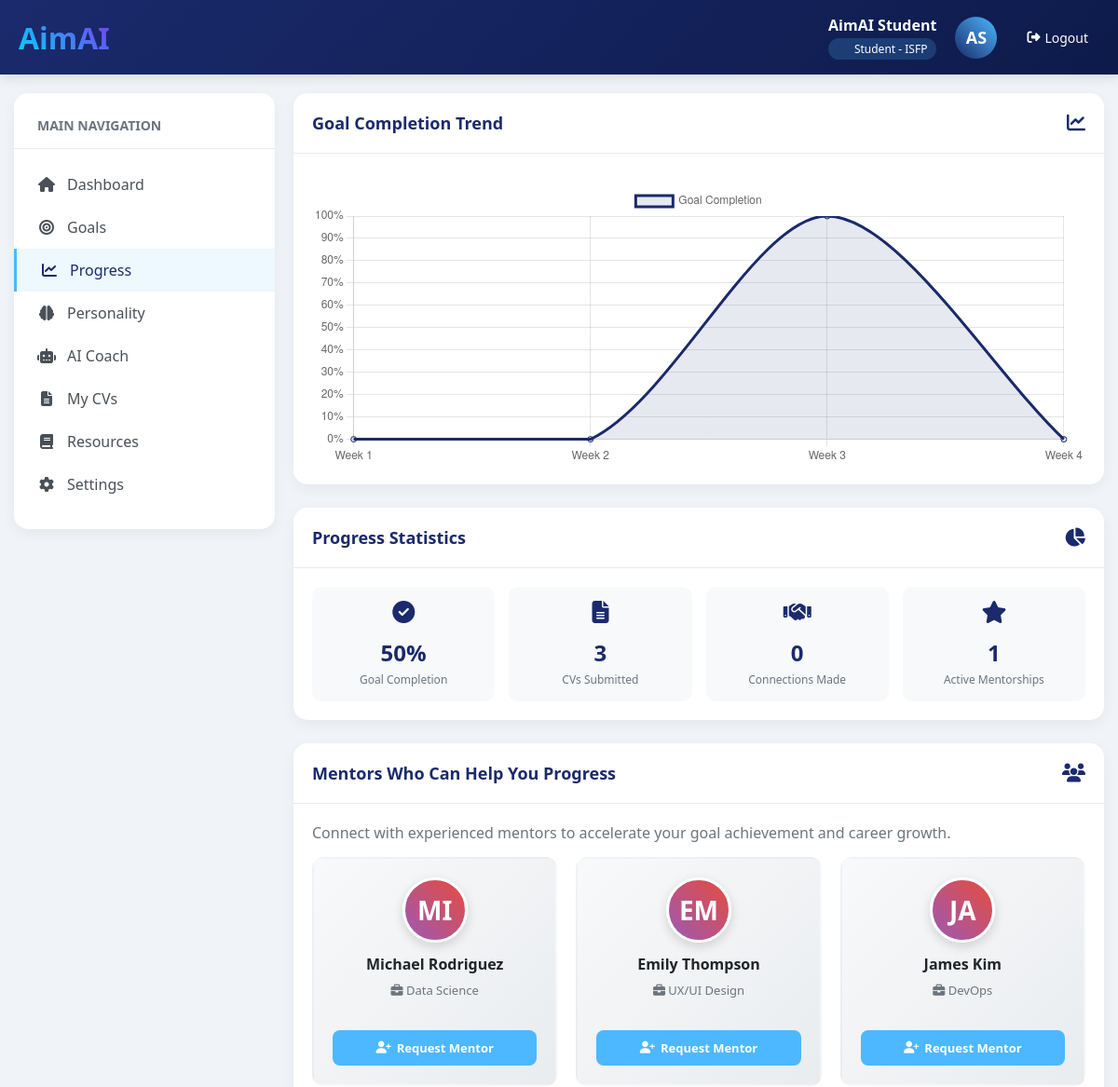
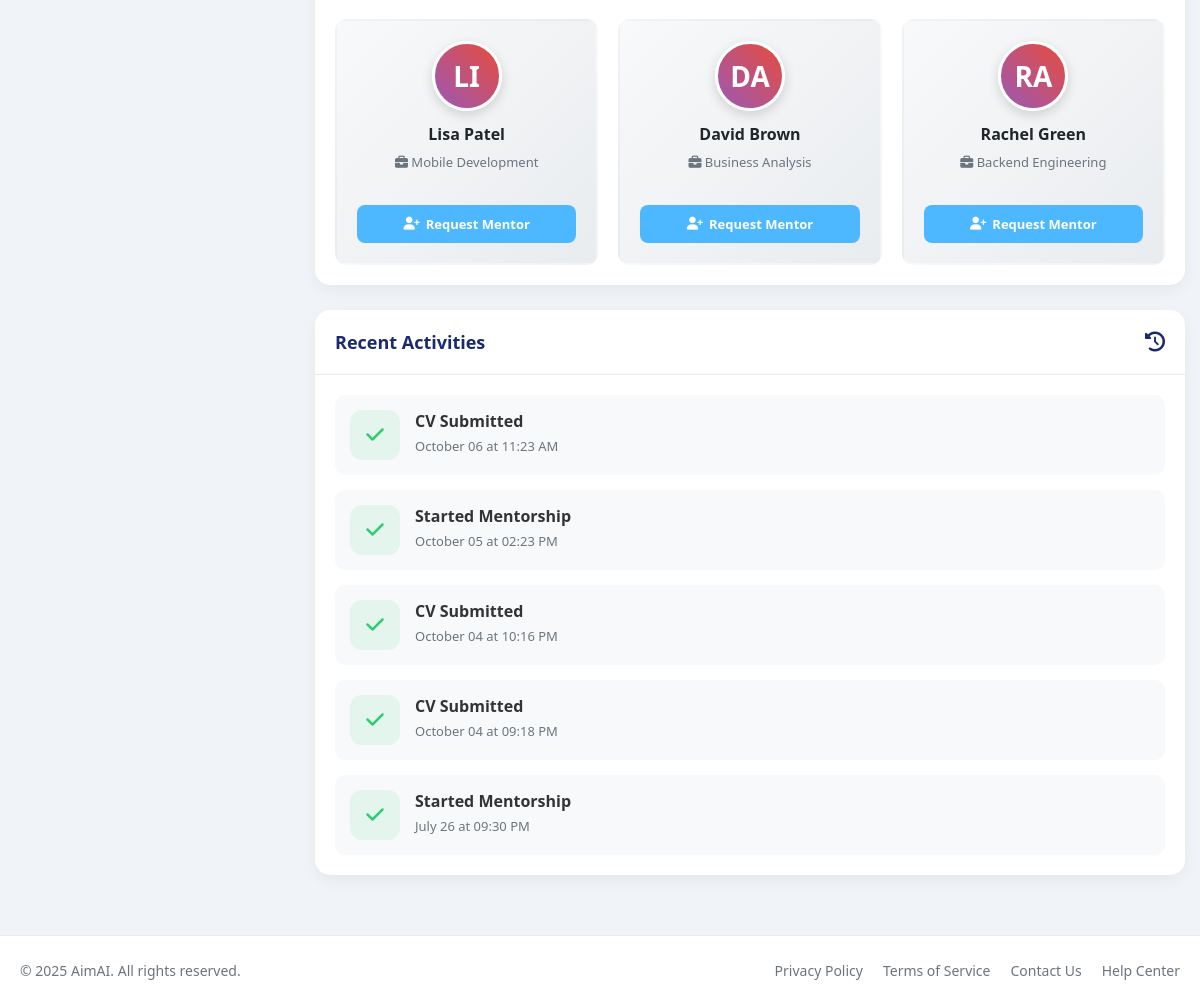
The page /progress.php (signed in) on the database its author committed (2 pictures, top to bottom).
### tables this page shows
CREATE TABLE `users` (
  `user_id` int(11) NOT NULL,
  `username` varchar(50) NOT NULL,
  `email` varchar(100) NOT NULL,
  `password_hash` varchar(255) NOT NULL,
  `personality_type` varchar(50) DEFAULT NULL,
  `created_at` timestamp NOT NULL DEFAULT current_timestamp(),
  `role` enum('student','admin','company','mentor') NOT NULL DEFAULT 'student',
  `status` enum('active','inactive','temporary') NOT NULL DEFAULT 'temporary',
  `specialization` varchar(255) DEFAULT NULL,
  `mentorship_intent` text DEFAULT NULL,
  `company_id` int(11) DEFAULT NULL
);

### progress.php (the view, shortened to what this page needs)
<?php
require 'config.php';
try {
    $stmt = $pdo->prepare("SELECT username, personality_type FROM users WHERE user_id = ?");
    $stmt->execute([$_SESSION['user_id']]);
    $user = $stmt->fetch(PDO::FETCH_ASSOC);
    $stmt = $pdo->prepare("
        SELECT
            (SELECT COUNT(*) FROM motivational_progress WHERE user_id = ? AND progress_status = 'completed') AS goals_completed,
            (SELECT COUNT(*) FROM motivational_progress WHERE user_id = ?) AS total_goals,
            (SELECT COUNT(*) FROM cvs WHERE user_id = ?) AS cvs_submitted,
            (SELECT COUNT(*) FROM company_connections WHERE user_id = ?) AS connections_made,
            (SELECT COUNT(*) FROM mentorships WHERE user_id = ? AND status = 'active') AS mentorships_active
    ");
    $stmt->execute([$_SESSION['user_id'], $_SESSION['user_id'], $_SESSION['user_id'], $_SESSION['user_id'], $_SESSION['user_id']]);
    $stats = $stmt->fetch(PDO::FETCH_ASSOC) ?: [
        'goals_completed'=>0,'total_goals'=>0,'cvs_submitted'=>0,'connections_made'=>0,'mentorships_active'=>0
    ];
    $completion_percentage = ($stats['total_goals'] ?? 0) > 0
        ? (int) round(($stats['goals_completed'] / $stats['total_goals']) * 100)
        : 0;
    $stmt = $pdo->prepare("
        SELECT 'CV Submitted' AS activity, created_at AS activity_date FROM cvs WHERE user_id = ?
        UNION
        SELECT 'Connected with Company' AS activity, connection_date AS activity_date FROM company_connections WHERE user_id = ?
        UNION
        SELECT 'Started Mentorship' AS activity, start_date AS activity_date FROM mentorships WHERE user_id = ?
        ORDER BY activity_date DESC LIMIT 5
    ");
    $stmt->execute([$_SESSION['user_id'], $_SESSION['user_id'], $_SESSION['user_id']]);
    $recent_activities = $stmt->fetchAll(PDO::FETCH_ASSOC);
    $progress_data = [];
    $labels = [];
    for ($i = 3; $i >= 0; $i--) {
        $start_date = date('Y-m-d 00:00:00', strtotime("-$i weeks"));
        $end_date   = date('Y-m-d 23:59:59', strtotime("-$i weeks +6 days"));
        $stmt = $pdo->prepare("
            SELECT
                SUM(progress_status='completed') AS completed,
                COUNT(*) AS total
            FROM motivational_progress
            WHERE user_id = ? AND last_updated BETWEEN ? AND ?
        ");
        $stmt->execute([$_SESSION['user_id'], $start_date, $end_date]);
        $row = $stmt->fetch(PDO::FETCH_ASSOC) ?: ['completed'=>0,'total'=>0];
        $percentage = ((int)$row['total'] > 0) ? (int) round(((int)$row['completed'] / (int)$row['total']) * 100) : 0;
        $progress_data[] = $percentage;
        $labels[] = "Week " . (4 - $i);
    }
    $stmt = $pdo->prepare("
        SELECT u.user_id, u.username, u.specialization, u.personality_type,
               m.profession, m.company, m.bio,
               COUNT(DISTINCT ma.availability_id) as availability_slots,
               COALESCE(AVG(r.rating), 0) as avg_rating
        FROM users u
        LEFT JOIN mentors m ON u.user_id = m.mentor_id
        LEFT JOIN mentor_availability ma ON u.user_id = ma.mentor_id AND ma.is_available = 1
        LEFT JOIN mentorships ms ON u.user_id = ms.mentor_id
        LEFT JOIN reviews r ON r.user_id = ms.user_id
        WHERE u.role = 'mentor' AND u.status = 'active'
        AND u.user_id NOT IN (
            SELECT mentor_id FROM mentorships
            WHERE user_id = ? AND status IN ('active', 'pending')
        )
        GROUP BY u.user_id
        ORDER BY avg_rating DESC, availability_slots DESC
        LIMIT 6
    ");
    $stmt->execute([$_SESSION['user_id']]);
    $recommendedMentors = $stmt->fetchAll(PDO::FETCH_ASSOC);
    $initials = '';
    foreach (explode(' ', (string)$user['username']) as $part) {
        $initials .= strtoupper(substr($part, 0, 1));
        if (strlen($initials) >= 2) break;
    }
} catch (Throwable $e) {
    http_response_code(500);
    die("Error: " . htmlspecialchars($e->getMessage()));
}
?>
<!DOCTYPE html>
<html lang="en">
<head>
    <link rel="stylesheet" href="https://cdnjs.cloudflare.com/ajax/libs/font-awesome/6.4.0/css/all.min.css">
</head>
<body>
    <header>
        <div class="header-container">
            <div class="logo">AimAI</div>
            <div class="user-info">
                <div class="user-details">
                    <div class="user-name"><?= htmlspecialchars($user['username']) ?></div>
                    <div class="user-role">
                        Student <?= $user['personality_type'] ? '- ' . htmlspecialchars($user['personality_type']) : '' ?>
                    </div>
                </div>
                <div class="user-avatar"><?= htmlspecialchars($initials) ?></div>
                <a href="logout.php" class="logout-btn"><i class="fas fa-sign-out-alt"></i> Logout</a>
            </div>
        </div>
    </header>
    <div class="container">
        <div class="sidebar" id="sidebar">
            <div class="nav-title">MAIN NAVIGATION</div>
            <a href="student_dashboard.php" class="nav-item">
                <i class="fas fa-home"></i> Dashboard
            </a>
            <a href="goals.php" class="nav-item">
                <i class="fas fa-bullseye"></i> Goals
            </a>
            <a href="progress.php" class="nav-item active">
                <i class="fas fa-chart-line"></i> Progress
            </a>
            <a href="personality.php" class="nav-item">
                <i class="fas fa-brain"></i> Personality
            </a>
            <a href="ai_coach.php" class="nav-item">
                <i class="fas fa-robot"></i> AI Coach
            </a>
            <a href="view_cvs.php" class="nav-item">
                <i class="fas fa-file-alt"></i> My CVs
            </a>
            <a href="resources.php" class="nav-item">
                <i class="fas fa-book"></i> Resources
            </a>
            <a href="settings.php" class="nav-item">
                <i class="fas fa-cog"></i> Settings
            </a>
        </div>
        <main class="main-content">
            <section class="card">
                <div class="card-header">
                    <h3>Goal Completion Trend</h3>
                    <i class="fas fa-chart-line"></i>
                </div>
                <div class="card-body">
                    <div class="chart-container">
                        <canvas id="progressChart"></canvas>
                    </div>
                </div>
            </section>
            <section class="card">
                <div class="card-header">
                    <h3>Progress Statistics</h3>
                    <i class="fas fa-chart-pie"></i>
                </div>
                <div class="card-body">
                    <div class="stats-grid">
                        <div class="stat-item">
                            <i class="fas fa-check-circle"></i>
                            <div class="stat-value"><?= (int)$completion_percentage ?>%</div>
                            <div class="stat-label">Goal Completion</div>
                        </div>
                        <div class="stat-item">
                            <i class="fas fa-file-alt"></i>
                            <div class="stat-value"><?= (int)$stats['cvs_submitted'] ?></div>
                            <div class="stat-label">CVs Submitted</div>
                        </div>
                        <div class="stat-item">
                            <i class="fas fa-handshake"></i>
                            <div class="stat-value"><?= (int)$stats['connections_made'] ?></div>
                            <div class="stat-label">Connections Made</div>
                        </div>
                        <div class="stat-item">
                            <i class="fas fa-star"></i>
                            <div class="stat-value"><?= (int)$stats['mentorships_active'] ?></div>
                            <div class="stat-label">Active Mentorships</div>
                        </div>
                    </div>
                </div>
            </section>
            <?php if (!empty($recommendedMentors)): ?>
            <section class="card">
                <div class="card-header">
                    <h3>Mentors Who Can Help You Progress</h3>
                    <i class="fas fa-users"></i>
                </div>
                <div class="card-body">
                    <p style="margin-bottom: 15px; color: #6c757d;">Connect with experienced mentors to accelerate your goal achievement and career growth.</p>
                    <div class="mentors-grid">
                        <?php foreach ($recommendedMentors as $mentor): ?>
                            <div class="mentor-compact-card">
                                <div class="mentor-avatar-small">
                                    <?= strtoupper(substr($mentor['username'], 0, 2)) ?>
                                </div>
                                <h4><?= htmlspecialchars($mentor['username']) ?></h4>
                                <div class="mentor-compact-info">
                                    <div><i class="fas fa-briefcase"></i> <?= htmlspecialchars($mentor['specialization'] ?: 'General') ?></div>
                                </div>
                                <form method="POST" action="request_mentor.php">
                                    <button type="submit" class="btn-request-compact">
                                        <i class="fas fa-user-plus"></i> Request Mentor
                                    </button>
                                </form>
                            </div>
                        <?php endforeach; ?>
                    </div>
                </div>
            </section>
            <?php endif; ?>
            <section class="card">
                <div class="card-header">
                    <h3>Recent Activities</h3>
                    <i class="fas fa-history"></i>
                </div>
                <div class="card-body">
                    <div class="activity-list">
                        <?php if (empty($recent_activities)): ?>
                            <p>No recent activities. Start setting goals to track your progress!</p>
                        <?php else: ?>
                            <?php foreach ($recent_activities as $activity): ?>
                                <article class="activity-item">
                                    <div class="activity-icon">
                                        <i class="fas fa-check"></i>
                                    </div>
                                    <div class="activity-content">
                                        <h4><?= htmlspecialchars($activity['activity']) ?></h4>
                                        <p><?= htmlspecialchars(date('F d \a\t h:i A', strtotime($activity['activity_date']))) ?></p>
                                    </div>
                                </article>
                            <?php endforeach; ?>
                        <?php endif; ?>
                    </div>
                </div>
            </section>
        </main>
    </div>
    <footer>
        <div class="footer-container">
            <div class="copyright">© 2025 AimAI. All rights reserved.</div>
            <div class="footer-links">
                <a href="#">Privacy Policy</a>
                <a href="#">Terms of Service</a>
                <a href="#">Contact Us</a>
                <a href="#">Help Center</a>
            </div>
        </div>
    </footer>
    <script>
    document.addEventListener('DOMContentLoaded', function() {
        // Chart
        const progressCtx = document.getElementById('progressChart').getContext('2d');
        new Chart(progressCtx, {
            type: 'line',
            data: {
                labels: <?= json_encode($labels) ?>,
                datasets: [{
                    label: 'Goal Completion',
                    data: <?= json_encode($progress_data) ?>,
                    borderColor: '#1a2a6c',
                    backgroundColor: 'rgba(26,42,108,0.1)',
                    tension: 0.3,
                    fill: true
                }]
            },
            options: {
                responsive: true,
                maintainAspectRatio: false,
                plugins: { legend: { position: 'top' } },
                scales: {
                    y: {
                        beginAtZero: true,
                        max: 100,
                        ticks: { callback: v => v + '%' }
                    }
                }
            }
        });
        // Mobile menu
        const mobileMenuToggle = document.getElementById('mobileMenuToggle');
        const sidebar = document.getElementById('sidebar');
        const overlay = document.getElementById('sidebarOverlay');
        function toggle() {
            sidebar.classList.toggle('active');
            overlay.classList.toggle('active');
            const icon = mobileMenuToggle.querySelector('i');
            icon.classList.toggle('fa-bars');
            icon.classList.toggle('fa-times');
        }
        mobileMenuToggle.addEventListener('click', toggle);
        overlay.addEventListener('click', toggle);
        document.querySelectorAll('.nav-item').forEach(a => {
            a.addEventListener('click', () => {
                if (window.innerWidth <= 992 && sidebar.classList.contains('active')) {
                    toggle();
                }
            });
        });
        window.addEventListener('resize', () => {
            if (window.innerWidth > 992) {
                sidebar.classList.remove('active');
                overlay.classList.remove('active');
                const icon = mobileMenuToggle.querySelector('i');
                icon.classList.remove('fa-times');
                icon.classList.add('fa-bars');
            }
        });
    });
    </script>
</body>
</html>

### rows shown on the page
users: username "AimAI Student", personality_type "ISFP"
users: username "MI", username "Michael Rodriguez", specialization "Data Science"
users: username "EM", username "Emily Thompson", specialization "UX/UI Design"
users: username "JA", username "James Kim", specialization "DevOps"
users: username "LI", username "Lisa Patel", specialization "Mobile Development"
users: username "DA", username "David Brown", specialization "Business Analysis"
users: username "RA", username "Rachel Green", specialization "Backend Engineering"

### other values the page prints
$initials "AS"
$completion_percentage "50"
$stats['cvs_submitted'] "3"
$stats['connections_made'] "0"
$stats['mentorships_active'] "1"
$activity['activity'] "CV Submitted"
date('F d \a\t h:i A', strtotime($activity['activity_date'])) "October 06 at 11:23 AM"
$activity['activity'] "Started Mentorship"
date('F d \a\t h:i A', strtotime($activity['activity_date'])) "October 05 at 02:23 PM"
date('F d \a\t h:i A', strtotime($activity['activity_date'])) "October 04 at 10:16 PM"
date('F d \a\t h:i A', strtotime($activity['activity_date'])) "October 04 at 09:18 PM"
date('F d \a\t h:i A', strtotime($activity['activity_date'])) "July 26 at 09:30 PM"
chart data {{ json_encode($progress_data) }} [0,0,100,0]
